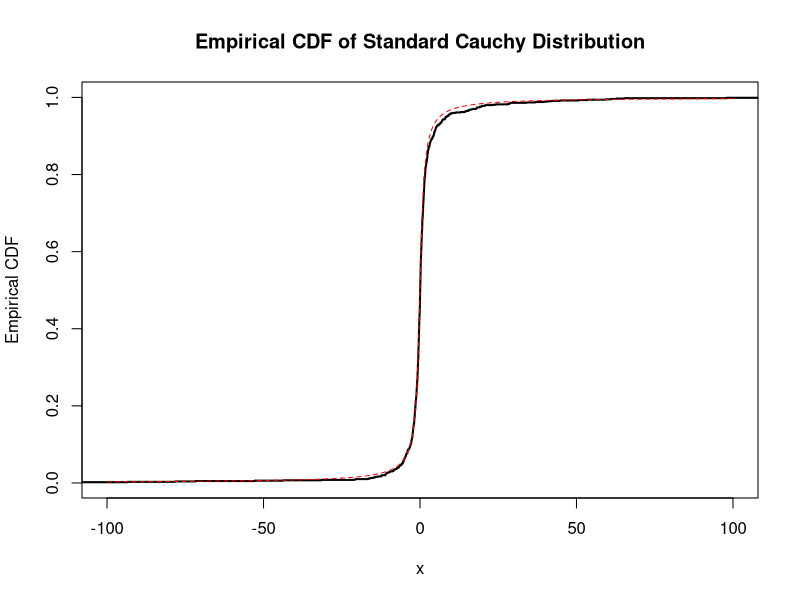
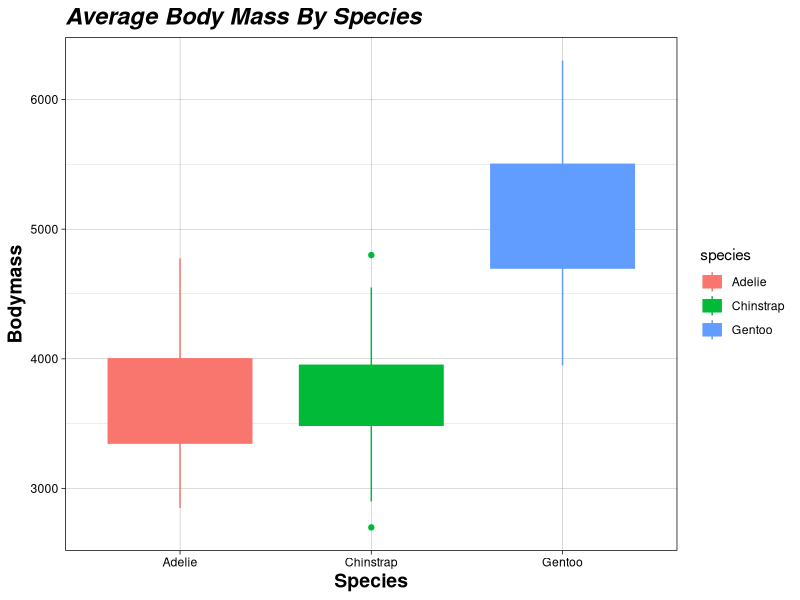

The R source for these figures, in order:
## ---- chunk 1
knitr::opts_chunk$set(
  collapse = TRUE,
  comment = "#>"
)
include_solutions <- TRUE
## ---- chunk 2
require(rmarkdown)
require(knitr)
require(kableExtra)
require(ggplot2)
require(palmerpenguins)
# Put any library imports and other preamble here.
## ---- chunk 3

### Question 1a

generate_cauchy_samples <- function(n) {
  # Generate 'n' uniform random numbers between 0 and 1
  u <- runif(n)
  
  # Apply the inverse CDF formula to get Cauchy samples
  samples <- tan(pi * (u - 0.5))  
  return(samples)
}

num_samples = 1000

# Generate samples from the standard Cauchy distribution
cauchy_samples <- generate_cauchy_samples(num_samples)

## ---- chunk 4

### Question 1b

# Sort the samples in ascending order
sorted_samples <- sort(cauchy_samples)

# Calculate the cumulative probabilities for each sample
cumulative_probs <- (1:num_samples) / num_samples

x_values <- seq(-100, 100,  length.out = 1000)
cdf_values <- pcauchy(x_values)

# Plot the empirical CDF
plot(sorted_samples, 
     cumulative_probs, 
     type = "s", 
     xlab = "x", 
     ylab = "Empirical CDF", 
     main = "Empirical CDF of Standard Cauchy Distribution", 
     lwd = 2, lty = 1, xlim = c(-100,100))
lines(x_values, cdf_values, type = "l", 
      xlab = "x", ylab = "CDF", main = "CDF of Standard Cauchy Distribution", 
      col = 'red', lty = 2)
## ---- chunk 5

### Question 1c

calculate_ecdf <- function(x) {
    return(sum(sorted_samples <= x)/num_samples)
}

df <- data.frame(x = c(0.5, 1.0, 10.0), 
                ecdf = c(calculate_ecdf(0.5), 
                         calculate_ecdf(1.0), 
                         calculate_ecdf(10.0))
                )
kbl(df,
    caption = 'Empirical CDF', 
    label = 'ecdf',
    digits = 2) %>%
  kable_styling(
    bootstrap_options = c("striped", "hover", "condensed"),
    font_size = 12)
## ---- chunk 6
#| label: fig-plot
#| fig-cap: "Plot"
data("penguins")
f <- ggplot(penguins, aes(x=species, y= body_mass_g, colour = species, fill = species)) + geom_boxplot() + labs(x = "Species", y = "Bodymass", title = "Average Body Mass By Species") + theme_linedraw()


f <- f + theme(
  plot.title = element_text(size=17, face="bold.italic"),
  axis.title.x = element_text(size=14, face="bold"),
  axis.title.y = element_text(size=14, face="bold")
)
f
